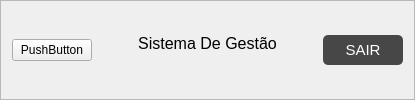
        <widget class="QFrame" name="topFrame">
         <property name="frameShape">
          <enum>QFrame::StyledPanel</enum>
         </property>
         <property name="frameShadow">
          <enum>QFrame::Raised</enum>
         </property>
         <layout class="QHBoxLayout" name="horizontalLayout_2">
          <item alignment="Qt::AlignLeft|Qt::AlignVCenter">
           <widget class="QPushButton" name="btinToggle">
            <property name="text">
             <string>PushButton</string>
            </property>
            <property name="icon">
             <iconset resource="icons_.qrc">
              <normaloff>:/icons/icons/menu2.png</normaloff>:/icons/icons/menu2.png</iconset>
            </property>
            <property name="iconSize">
             <size>
              <width>30</width>
              <height>30</height>
             </size>
            </property>
           </widget>
          </item>
          <item>
           <spacer name="horizontalSpacer_2">
            <property name="orientation">
             <enum>Qt::Horizontal</enum>
            </property>
            <property name="sizeHint" stdset="0">
             <size>
              <width>40</width>
              <height>20</height>
             </size>
            </property>
           </spacer>
          </item>
          <item>
           <widget class="QLabel" name="label">
            <property name="text">
             <string>&lt;!DOCTYPE HTML PUBLIC &quot;-//W3C//DTD HTML 4.0//EN&quot; &quot;http://www.w3.org/TR/REC-html40/strict.dtd&quot;&gt;
&lt;html&gt;&lt;head&gt;&lt;meta name=&quot;qrichtext&quot; content=&quot;1&quot; /&gt;&lt;style type=&quot;text/css&quot;&gt;
p, li { white-space: pre-wrap; }
&lt;/style&gt;&lt;/head&gt;&lt;body style=&quot; font-family:'MS Shell Dlg 2'; font-size:8pt; font-weight:400; font-style:normal;&quot;&gt;
&lt;p align=&quot;center&quot; style=&quot; margin-top:12px; margin-bottom:12px; margin-left:0px; margin-right:0px; -qt-block-indent:0; text-indent:0px;&quot;&gt;&lt;span style=&quot; font-size:12pt;&quot;&gt;Sistema De Gestão&lt;/span&gt;&lt;br /&gt;&lt;/p&gt;&lt;/body&gt;&lt;/html&gt;</string>
            </property>
           </widget>
          </item>
          <item>
           <spacer name="horizontalSpacer">
            <property name="orientation">
             <enum>Qt::Horizontal</enum>
            </property>
            <property name="sizeHint" stdset="0">
             <size>
              <width>40</width>
              <height>20</height>
             </size>
            </property>
           </spacer>
          </item>
          <item>
           <widget class="QPushButton" name="btnSair">
            <property name="minimumSize">
             <size>
              <width>80</width>
              <height>15</height>
             </size>
            </property>
            <property name="maximumSize">
             <size>
              <width>80</width>
              <height>30</height>
             </size>
            </property>
            <property name="font">
             <font>
              <pointsize>11</pointsize>
             </font>
            </property>
            <property name="cursor">
             <cursorShape>PointingHandCursor</cursorShape>
            </property>
            <property name="styleSheet">
             <string notr="true">QPushButton{
background-color: rgb(71,71,71);
border: solid black;
border-radius: 5px;
color: white;
}

QPushButton:hover{
background-color:red;
}

QPushButton:pressed{
background-color: rgb(71,71,71);
}</string>
            </property>
            <property name="text">
             <string>SAIR</string>
            </property>
           </widget>
          </item>
         </layout>
        </widget>
